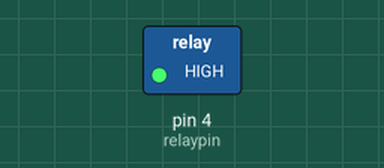
Recording of a sketch running on a simulated Arduino Nano, built with avr-gcc and run on an emulated ATmega328P. Parts: switched loads named in the sketch (green lamp = pin HIGH). No radio packets arrive unless stated; what the sketch prints to the serial monitor is not drawn.

Above: at 0.1 s.
Timing chart, 0 to 1.6 s (numbered marks = the images above):
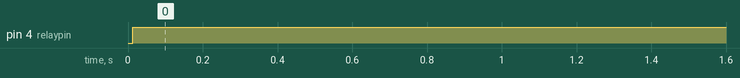

The sketch:

ForRealio2.ino
```cpp
//Include libraries
#include "Arduino.h"
#include <SPI.h>
#include<RF24.h>

//Set up on SPI and signal pins  7 and 8
RF24 radio(7,8); //can change these two pins to any unused digital pins

// give the radios addresses
byte addresses[][6]={"1node","2node"};
int relaypin=4;
int temppin=A6;
int pressurepin=A2;
int lightpin=A1;
int tempval;
int pressureval;
int lightval;
int tempthresh=100;// arbitrary thresholds
int pressurethresh=800000;
int lightthresh=2000000;


void setup() {
  Serial.begin(9600);
  Serial.println("Waiting for incoming data");
  radio.begin();//start the radio
  radio.setPALevel(RF24_PA_MIN);//sets power level to minimun. Must add capacitor to change to MAX. MAX will have longer range, but more current draw...
  radio.setDataRate(RF24_2MBPS);//quickest rate available
  radio.setChannel(1998);//Don't use something that will be a wifi name, ie MST
  radio.openWritingPipe(addresses[0]);// will SEND to the 2nd "addresses" index, 2node.
  radio.openReadingPipe(1,addresses[1]);//opens a reading pope 1 between the 2
  pinMode(relaypin,OUTPUT);
  pinMode(temppin, INPUT);

}

void loop() {
  delay(5);
  radio.stopListening();
  typedef struct{
  int temp=10;//analogRead(temppin);
  int pressure=190;//analogRead(strainpin);
  int light=167;//analogRead(lightpin);
  }
  A_t;
  A_t data;
  if(!radio.write(&data,sizeof(data))){}
  radio.startListening();
  typedef struct{
  int command;
  }
  B_t;
  B_t commands;
    if(radio.available()){
      while(radio.available()){
        radio.read(&commands, sizeof(commands));
      }
    }
    if(commands.command!=111){
      if(data.temp>=tempthresh||data.pressure>=pressurethresh||data.light>=lightthresh){
        digitalWrite(relaypin, HIGH);//or low, whichever side we use
      }
      else{
        Serial.println(commands.command);
      }
    }else{
      digitalWrite(relaypin, HIGH);
    }
    }
```

Measured:
- by itself, pin 4 (relaypin): LOW → HIGH at 0.01 s
